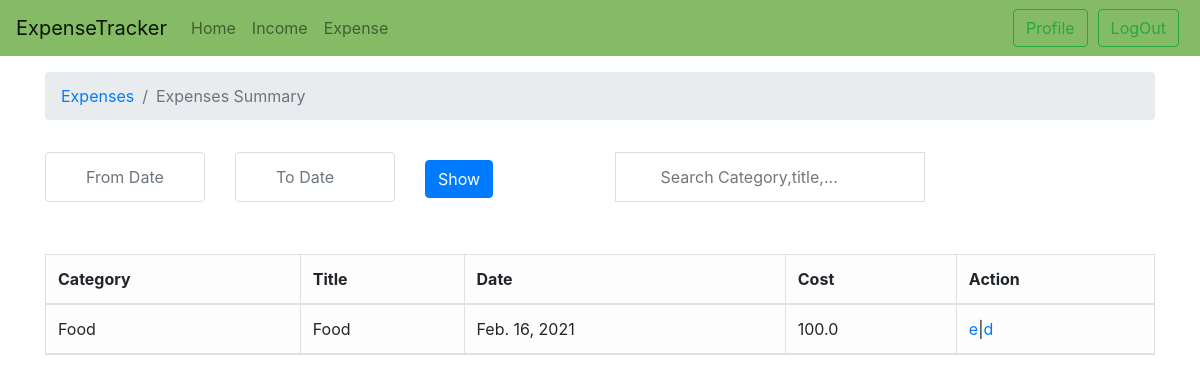
The app's page /expenses/ (signed in) with its own data.
### expenses/models.py (models this page shows, shortened)
class Expenses(models.Model):
    title = models.CharField(max_length=30,)
    costs = models.FloatField(verbose_name='total cost',default=0)
    description = models.TextField(null=True, blank=True, )
    date = models.DateField(auto_now_add=False, auto_now=False, blank=True, null=True)
    timestamp = models.DateField(auto_now_add=True, auto_now=False, blank=True)
    category = models.ForeignKey(Category,on_delete=models.CASCADE)
    user = models.ForeignKey(User,on_delete=models.CASCADE)

class Category(models.Model):
    title = models.CharField(max_length=30)
    user = models.ForeignKey(User, on_delete=models.CASCADE, default=1)
    def __str__(self):
        return self.title

### expenses/views.py (the view)
# urls.py: path('', views.expenses, name='expenses'),
@login_required(login_url='/auth/login/')
def expenses(request):  # Expenditure_detail page
    if request.method == "POST":
        from_date = request.POST.get('from_date')
        to_date = request.POST.get('to_date')
        search_expenses = Expenses.objects.select_related().filter(user_id=request.user.id, date__range=[from_date, to_date]).order_by('date')
        total = Expenses.objects.select_related().filter(user_id=request.user.id, date__range=[from_date, to_date]).aggregate(Sum('costs'))
        context = {
            'expenses': search_expenses,
            'total': total['costs__sum'],
        }
        return render(request, 'expenses.html', context)
    else:
        expenses = Expenses.objects.select_related().filter(user_id=request.user.id).order_by('date')
        total = Expenses.objects.select_related().filter(user_id=request.user.id).aggregate(Sum('costs'))
        context = {
            'expenses': expenses,
            'total': total['costs__sum'],
        }
        return render(request, 'expenses.html', context)

### templates/expenses.html (shortened to what this page needs)
{% extends 'master/base.html' %}
{% block 'content' %}
<div class="container pt-3">
    <nav aria-label="breadcrumb">
    <ol class="breadcrumb">
      <li class="breadcrumb-item"><a href="{% url 'expenses_home' %}">Expenses</a></li>
      <li class="breadcrumb-item active" aria-current="page">Expenses Summary</li>
    </ol>
  </nav>
</div>
    <form method="POST">
    <div class="container">
        <div class="row">
                <div class="col-lg-2 col-md-4 pt-3">
                    <input  type="text" class="form-control" name="from_date" id="from_date" placeholder="From Date" onfocus="(this.type='date')" onblur="(this.type='text')" required><br>
                </div>
                <div class="col-lg-2 col-md-4 pt-3">
                    <input  type="text" class="form-control" name="to_date" id="to_date" placeholder="To Date" onfocus="(this.type='date')" onblur="(this.type='text')" required><br>
                </div>
                <div class="col-lg-2 col-md-4 pt-4">
                     <button class="btn btn-primary btn-hover" type="submit" value="Show">Show</button>
                </div>
                <div class="col-lg-2 col-md-4 pt-3">
                    <input type="text" id="myInput" onkeyup="function()" placeholder=" Search Category,title,...">
                </div>
        </div>
    </div>
        </form>
<div class="container table-responsive pt-3">
    <table class="table table-hover table-bordered table-light"  style="border-collapse:collapse;">
        <thead>
        <th>Category</th>
            <th>Title</th>
            <th>Date</th>
            <th>Cost </th>
            <th>Action</th>
        </thead>
        <tbody id="expenses">
            {% for e in expenses %}
                        <tr colspan="6" data-toggle="collapse" data-target="#{{e.id}}" class="accordion-toggle">
                            <td>{{e.category}}</td>
                            <td>{{e.title}}</td>
                            <td>{{e.date}}</td>
                            <td>{{e.costs}}</td>
                            <td><a href="#" onclick="_edit('{% url 'exp_edit' e.id %}')">e</a>|<a href="#" onclick="_delete('{% url 'exp_delete' e.id %}')">d</a> </td>
                        </tr>
                        <tr class="p">
                            <td colspan="6" class="hiddenRow">
                            </td>
                        </tr>
            {% endfor %}
        </tbody>
    </table>
</div>
{% endblock %}

### templates/expenses.html (style rules this page uses)
#myInput { font-size: 16px; padding: 12px 20px 12px 40px; border: 1px solid #ddd; margin-bottom: 12px; }
#from_date { font-size: 16px; padding: 12px 20px 12px 40px; border: 1px solid #ddd; margin-bottom: 12px; }
#to_date { font-size: 16px; padding: 12px 20px 12px 40px; border: 1px solid #ddd; margin-bottom: 12px; }
.hiddenRow { padding: 0 4px !important; background-color: #eeeeee; font-size: 20px; }

### records on screen
Expenses: category "Food", title "Food", date "Feb. 16, 2021", costs "100.0"
